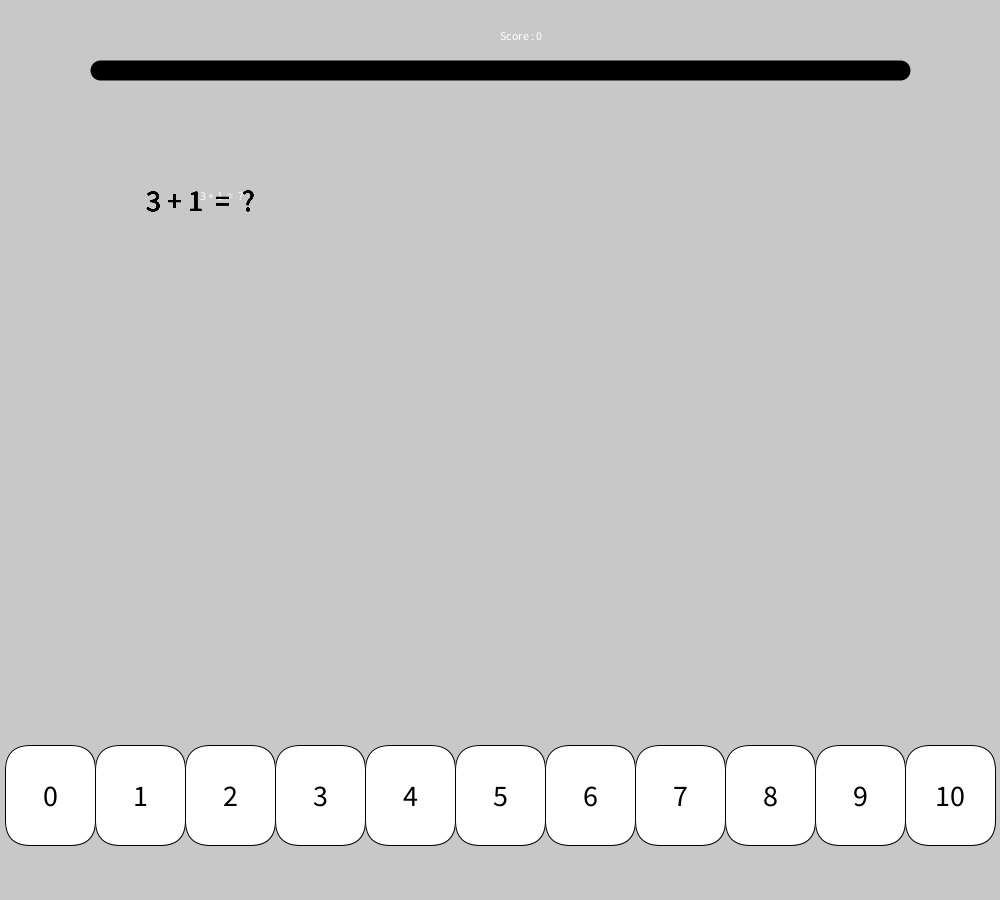
Frame 1 (no input)
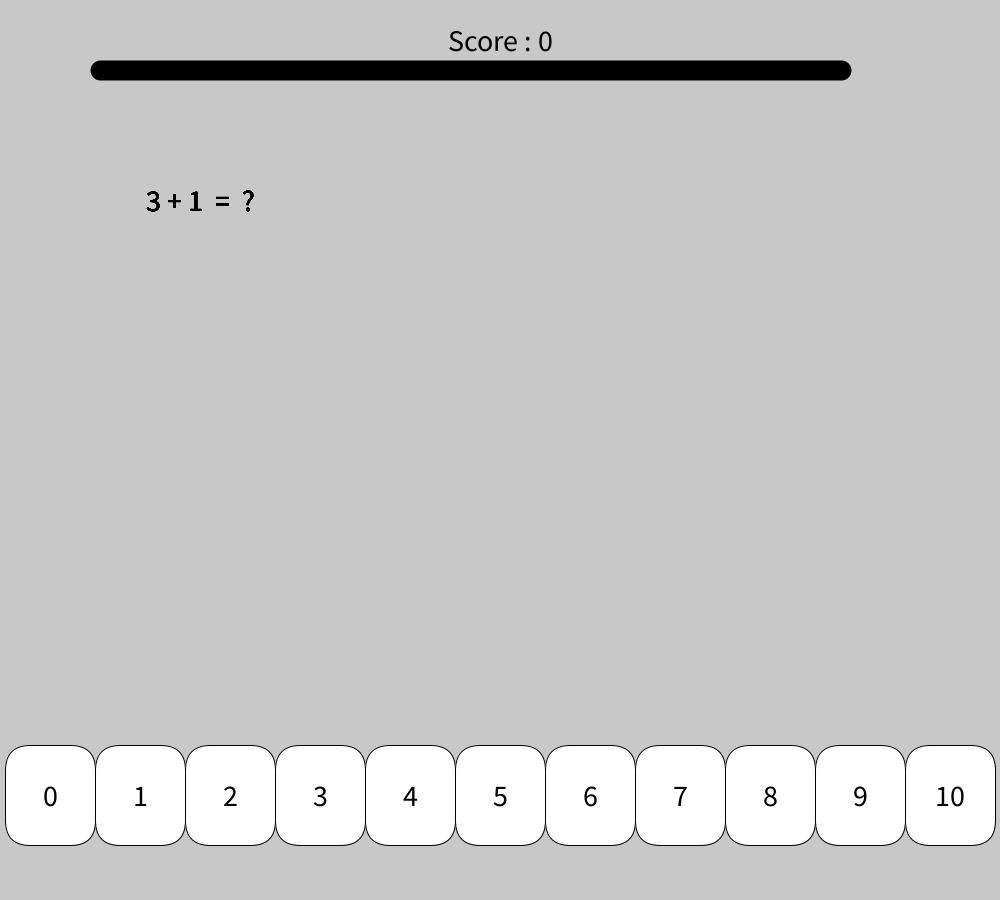
Frame 60 (the mouse pressed at the canvas centre just before this capture)
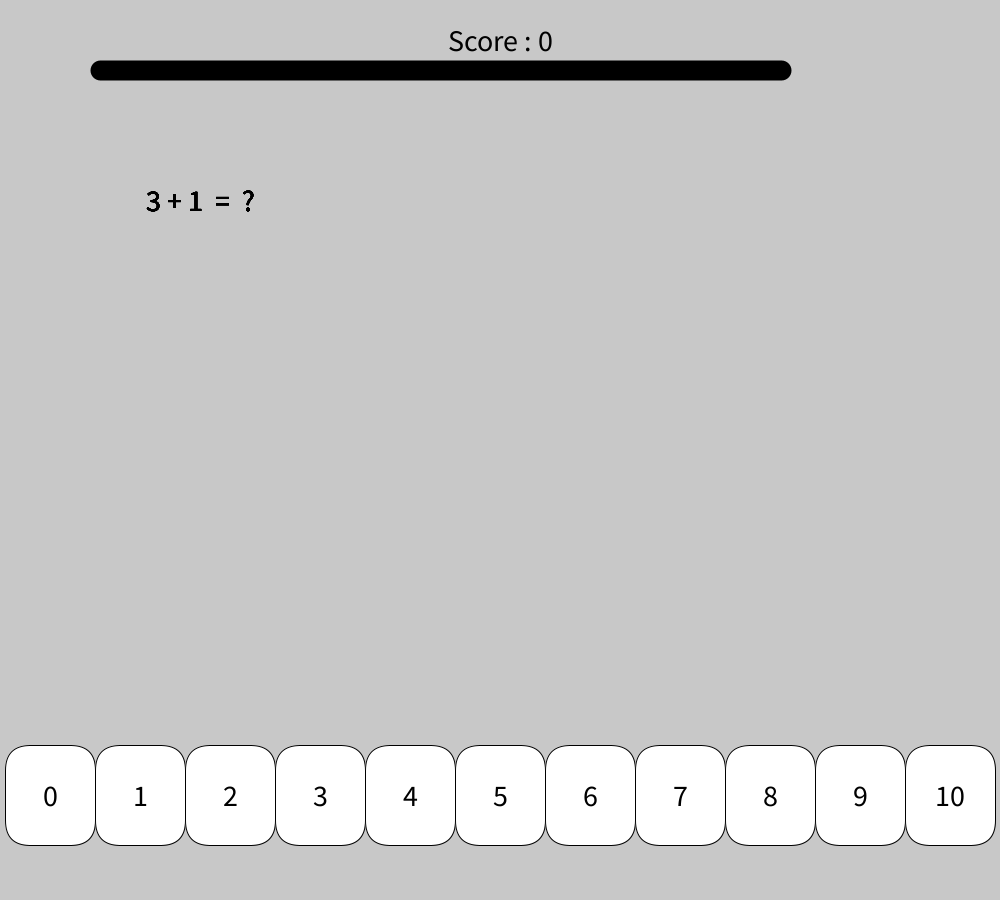
Frame 120 (the mouse held since frame 60 and released just before this capture)

The Processing sketch that drew these frames (run headless with seeded random() and noise(); from frame 60 on, the mouse is pressed at the canvas centre):

// Processing sketch: Math_game_ver_3_0
// ── Math_game_ver_3_0.pde
//for the buttons 
//the number of boxes
int numBox = 11;
//the position of the box
PVector [] pos = new PVector [numBox];
//declaring the variables for the box
int seperation, boxWidth, boxLength;
//for the digits in the boxes
int [] numbers = new int [] {0, 1, 2, 3, 4, 5, 6, 7, 8, 9, 10};
//random numbers for the questions
int number1;
int number2;
//the answer fo the question
int answer;
//array for the question
//testing
int [] answers;
int score;
int lengt;
int nooo;
//for the timer
int last = 0;
int m = 0;
void setup() {
  size(1000, 900); 
  rectMode(CENTER);
  seperation = width/numBox;//dividing the width of the screen into 11 equakl parts
  boxWidth = seperation;//the width of the boxes
  boxLength = 100;//the length of the boxes
  for (int i = 0; i < pos.length; i++) {
    pos[i] = new PVector(i*seperation, 795);//the position of the boxes
  }
  number1 = (int) random(0, 6);//the first element of the answers array
  number2 = (int) random(0, 6);//the second eleent of the answers array
  //answer = number1 + number2;
  answers = new int [] {number1, number2};//declaring the answers array
  answer = number1+number2;//the initial answer is equal to the first and the second element of the answers array
  lengt = 900;
}
void draw() {
  // 
  background(200);
  strokeWeight(20);

  line(100, 70, lengt, 70);
  //use a timer here'


  lengt -- ;

  if (lengt < 100) {
    lengt = 100;
    //set the state == 1;//or the endgame state 
    println("die die die");
  }
  text("Score : "+score, width/2, 40);
  for (int i = 0; i<pos.length; i++) {
    //println for the question
    text(number1+" + "+number2+"  =  ?", 200, 200);
    fill(255);
    //the hit detection for the rectangles
    if (mouseX>(pos[i].x)&&mouseX<(pos[i].x)+boxWidth&&mouseY>pos[i].y-(boxLength/2)&&mouseY<pos[i].y+(boxLength/2) &&mousePressed) {
      if (numbers[i] == answer) {
          text("CORRECT ANSWER", 200, 400);
        
        //testing for the question number
        number1 = number1+(int) random(0, 6);//replacing the values of index 0 with another number
        number2 = number2+ (int) random(0, 6);//replacing the values of index 1 with another number
        if (number1 > 5) {
          number1 = 5;//so that the numbers donot increase more than 5
          number1 =  number1 -(int) random(0, 6);//and u subtract the a random 0 - 6 number from the number which hasn't exceeded 5
        }
        if (number2 > 5 ) {
          number2 = 5;//same as above
          number2 =  number2 -(int) random(0, 6);//same as above
        }//end for the testing part
        answer = number1+number2;//if the answer of the user is correct then change the answer to the new numbers answer
        score ++;
      }//end for the correct statement

      else if (numbers[i] != answer) {
             
        text("WRONG ANSWER", 200, 400);
      
      }
      fill(0, 255, 50);
      //text(answers[i]+" + "+answers[i]+"  =  ?", 200, 200);
    }


    strokeWeight(1);
    rect(50+pos[i].x, pos[i].y, boxWidth, boxLength, 25);
    fill(0);
    textSize(30);
    textAlign(CENTER, CENTER);
    text(numbers[i], pos[i].x+50, pos[i].y);
  }

  //for the timer
  m = millis()-last;
  if (millis() > 11000) {
    last = millis();
    //put whichever function u wnat to put in it
    println("hello world");
  }
}                                                                                                                                                 
